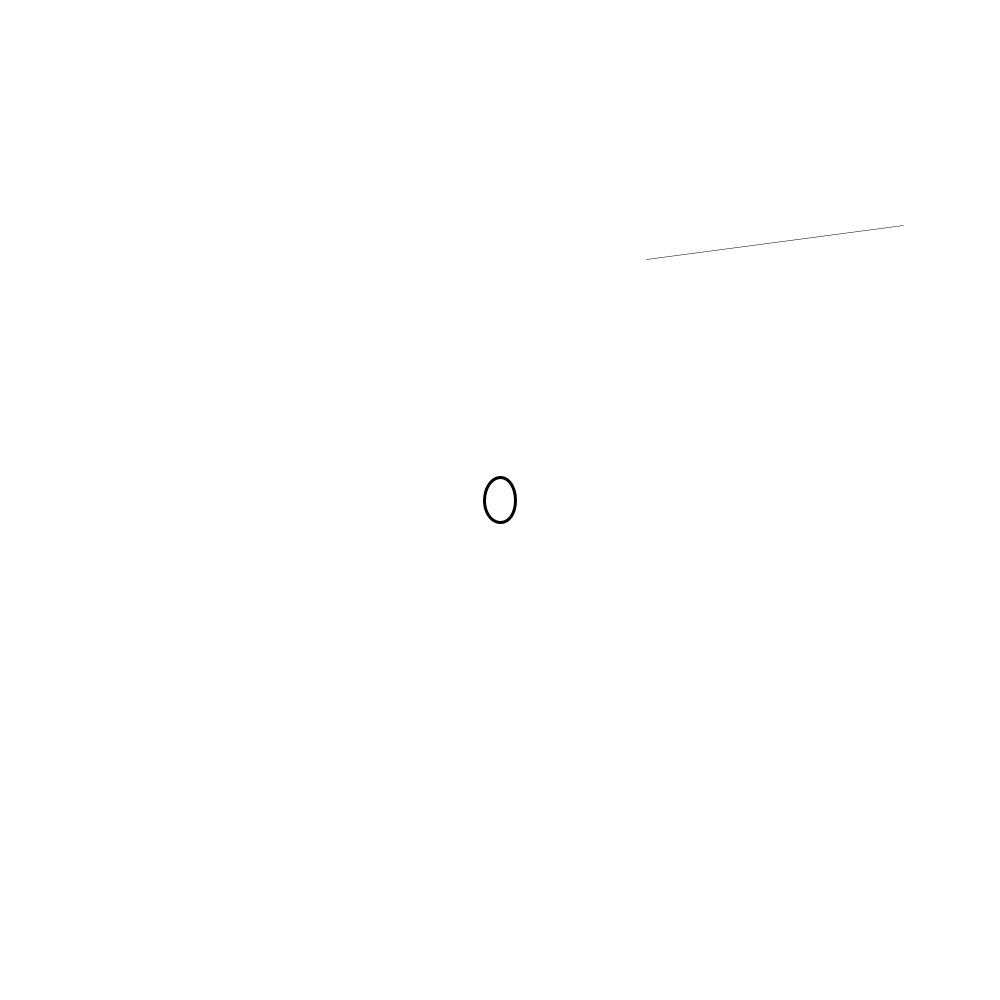
Frame 1 (no input)
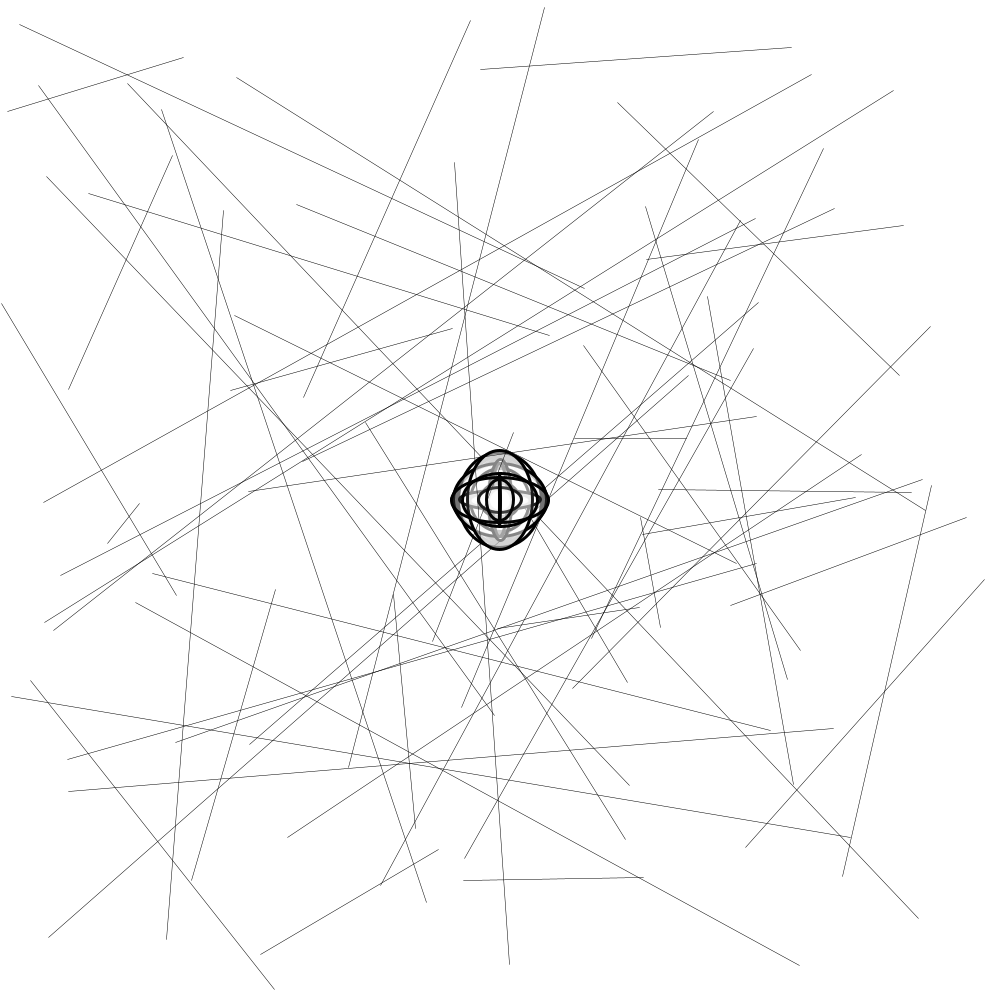
Frame 60 (the mouse pressed at the canvas centre just before this capture)
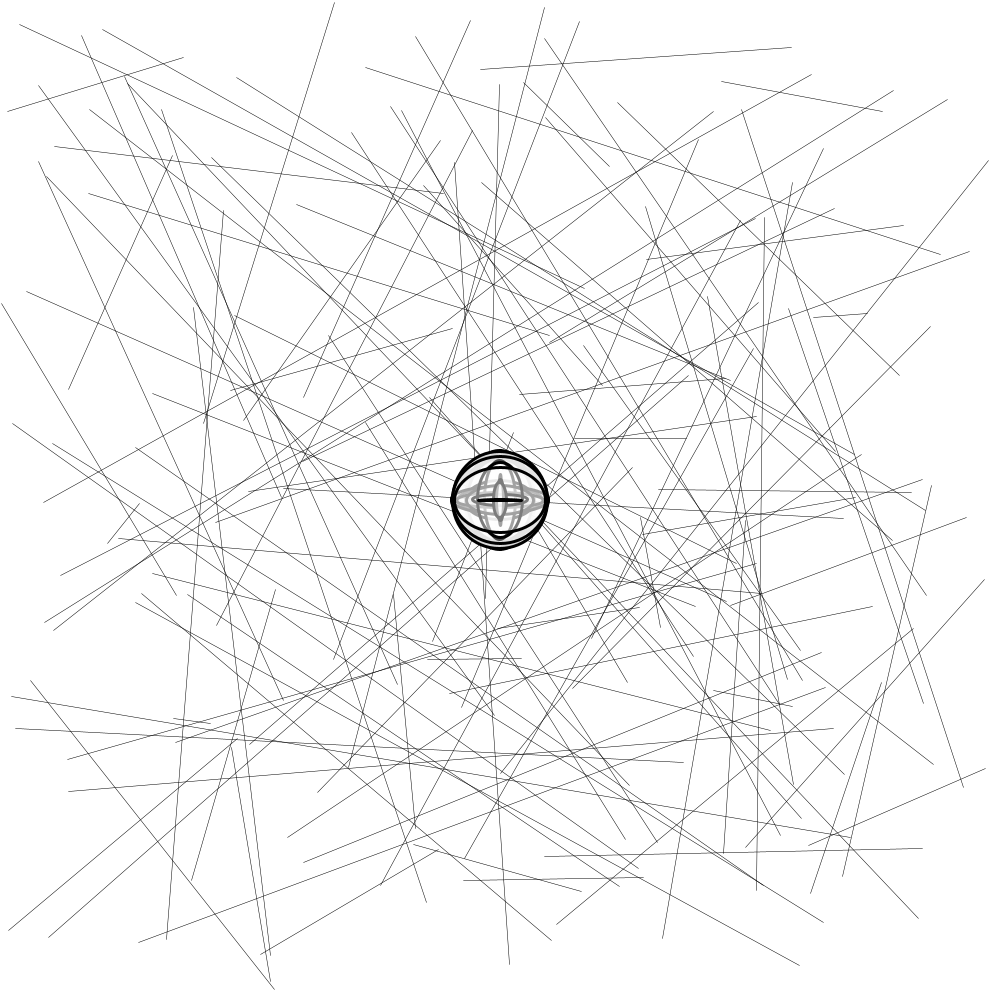
Frame 120 (the mouse held since frame 60 and released just before this capture)

The Processing sketch that drew these frames (run headless with seeded random() and noise(); from frame 60 on, the mouse is pressed at the canvas centre):

// Processing sketch: processing_16131
// ── processing_16131.pde

void setup() {
  size(1000,1000);
  background(255);
   smooth();
}
void draw (){
  strokeWeight(.5);
  stroke(0);
  line(random(width),random(height),random(width-50),random(height-50));
  fill(255,random(255));
  strokeWeight(3);
  ellipse(width/2, height/2, random(100), random(100));
}
void keyPressed() {
 background(255);
}

void mouseClicked() {
 background(255);
}
